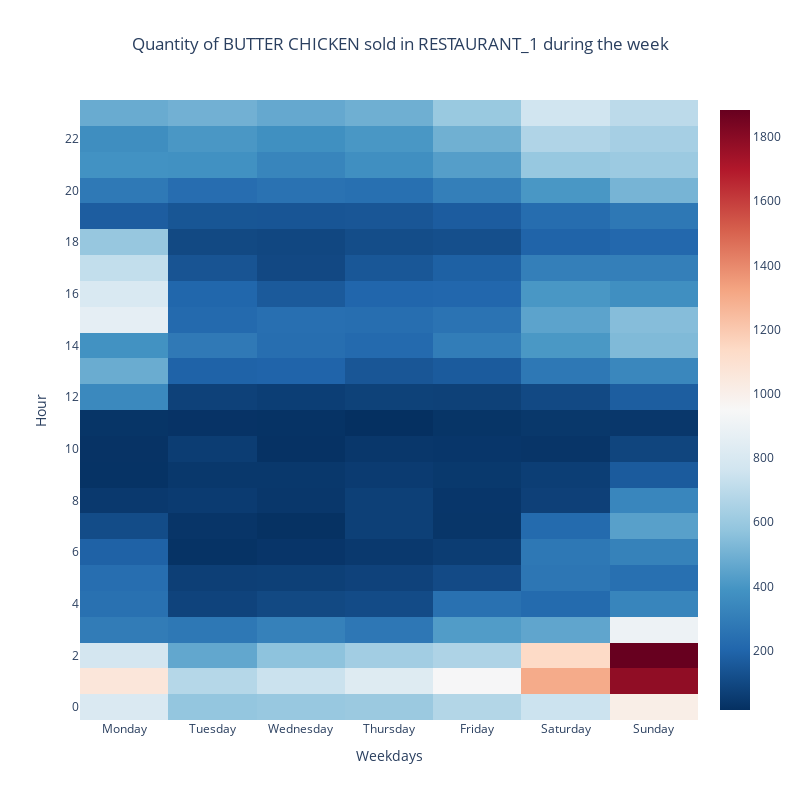

Notebook code for this chart:
### Code cell
data = [go.Heatmap(
    x = df_h['weekday'],
    y = df_h['hour'],
    z = df_h['Qty'],
#    colorbar = {
#        'len' : 2,
#        'tickmode': 'linear',
#        'tick0': 0,
#        'dtick': 50
#    },
    colorscale = 'Rdbu',
    reversescale = True
)]

layout = go.Layout(
    title = {
        'text': 'Quantity of BUTTER CHICKEN sold in RESTAURANT_1 during the week',
        'x': 0.5},
    xaxis = dict(title = 'Weekdays'), 
    yaxis = {'title' : 'Hour',
             'tick0' : 0,
             'dtick' : 2
        },
    autosize = False,
    width = 800,
    height = 800,
)

fig = go.Figure(data=data, layout=layout)
fig.show()

### Figure 1 — Plotly figure (JSON) as saved in the notebook; plotly's stock layout.template omitted (floating-point values rounded to 4 significant figures; data arrays with more than 128 entries replaced by an {"elided": "..."} marker saying what was removed)
{"data": [{"colorscale": [[0, "rgb(103,0,31)"], [0.1, "rgb(178,24,43)"], [0.2, "rgb(214,96,77)"], [0.3, "rgb(244,165,130)"], [0.4, "rgb(253,219,199)"], [0.5, "rgb(247,247,247)"], [0.6, "rgb(209,229,240)"], [0.7, "rgb(146,197,222)"], [0.8, "rgb(67,147,195)"], [0.9, "rgb(33,102,172)"], [1, "rgb(5,48,97)"]], "reversescale": true, "type": "heatmap", "x": {"elided": "168 str values"}, "y": {"elided": "168 int values"}, "z": {"elided": "168 int values"}}], "layout": {"autosize": false, "height": 800, "title": {"text": "Quantity of BUTTER CHICKEN sold in RESTAURANT_1 during the week", "x": 0.5}, "width": 800, "xaxis": {"autorange": true, "range": [-0.5, 6.5], "title": {"text": "Weekdays"}, "type": "category"}, "yaxis": {"autorange": true, "dtick": 2, "range": [-0.5, 23.5], "tick0": 0, "title": {"text": "Hour"}, "type": "linear"}}}
